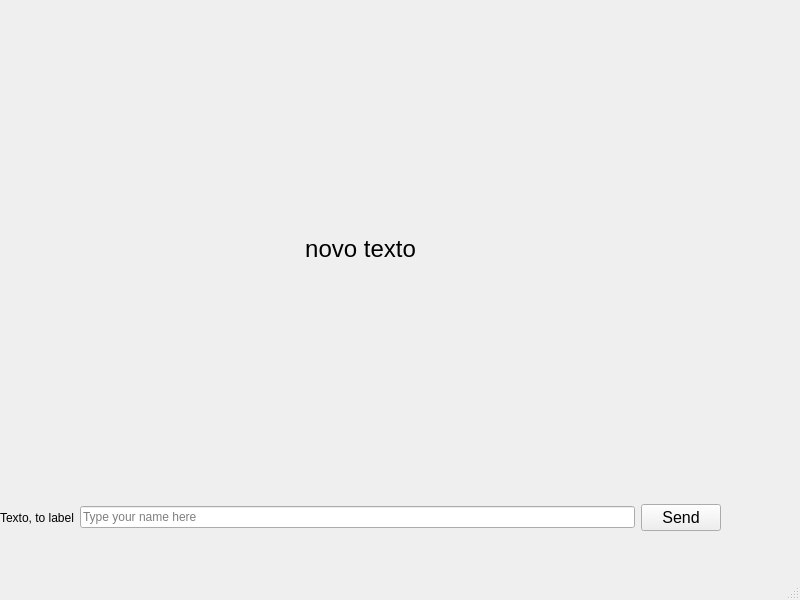
<?xml version="1.0" encoding="UTF-8"?>
<ui version="4.0">
 <class>MainWindow</class>
 <widget class="QMainWindow" name="MainWindow">
  <property name="geometry">
   <rect>
    <x>0</x>
    <y>0</y>
    <width>800</width>
    <height>600</height>
   </rect>
  </property>
  <property name="windowTitle">
   <string>MainWindow</string>
  </property>
  <widget class="QWidget" name="centralwidget">
   <widget class="QWidget" name="gridLayoutWidget">
    <property name="geometry">
     <rect>
      <x>0</x>
      <y>0</y>
      <width>721</width>
      <height>531</height>
     </rect>
    </property>
    <layout class="QGridLayout" name="gridLayout">
     <item row="0" column="0">
      <widget class="QLabel" name="label">
       <property name="font">
        <font>
         <family>Arial</family>
         <pointsize>18</pointsize>
        </font>
       </property>
       <property name="text">
        <string>novo texto</string>
       </property>
       <property name="alignment">
        <set>Qt::AlignmentFlag::AlignCenter</set>
       </property>
      </widget>
     </item>
     <item row="1" column="0">
      <layout class="QGridLayout" name="gridLayout_2">
       <item row="1" column="1">
        <widget class="QLineEdit" name="line_edit">
         <property name="placeholderText">
          <string>Type your name here</string>
         </property>
        </widget>
       </item>
       <item row="1" column="0">
        <widget class="QLabel" name="label_2">
         <property name="text">
          <string>Texto, to label</string>
         </property>
        </widget>
       </item>
       <item row="1" column="2">
        <widget class="QPushButton" name="pushButton">
         <property name="font">
          <font>
           <pointsize>12</pointsize>
          </font>
         </property>
         <property name="text">
          <string>Send</string>
         </property>
        </widget>
       </item>
      </layout>
     </item>
    </layout>
   </widget>
  </widget>
  <widget class="QMenuBar" name="menubar">
   <property name="geometry">
    <rect>
     <x>0</x>
     <y>0</y>
     <width>800</width>
     <height>33</height>
    </rect>
   </property>
  </widget>
  <widget class="QStatusBar" name="statusbar"/>
 </widget>
 <resources/>
 <connections/>
</ui>
